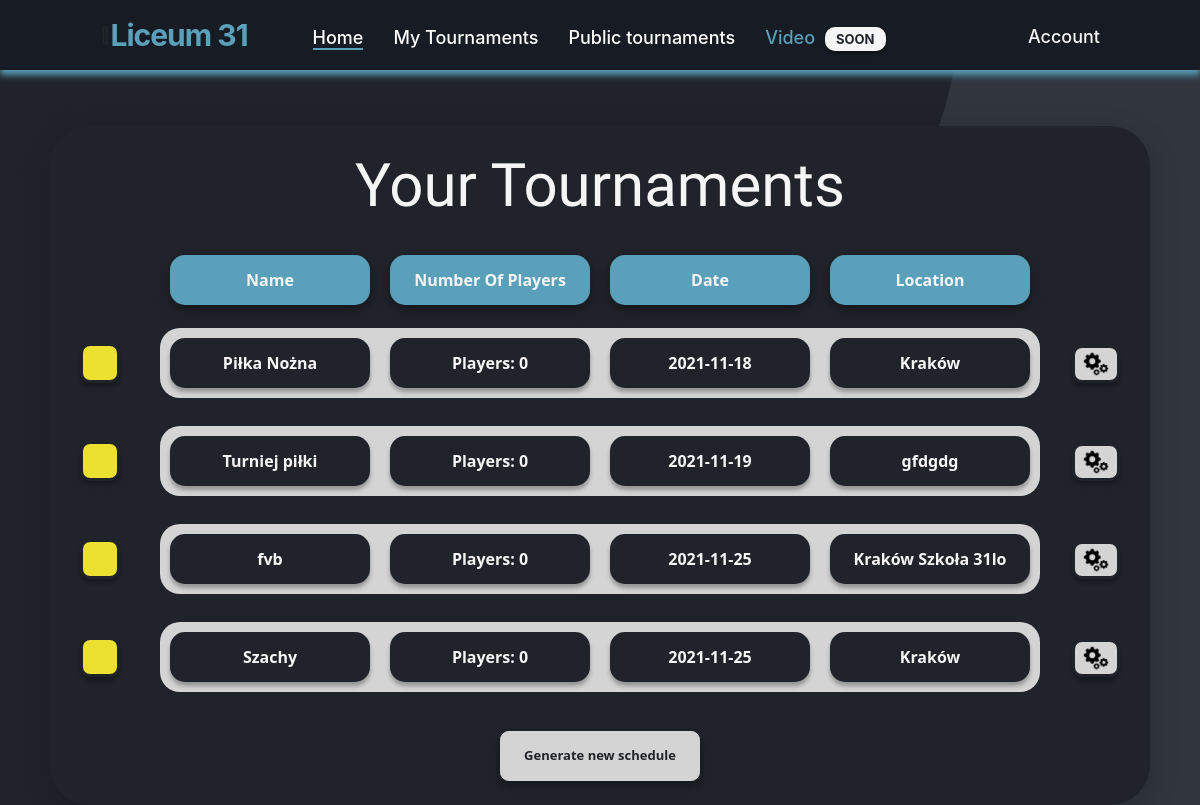
The page /tournaments (signed in) on the database as committed earlier.
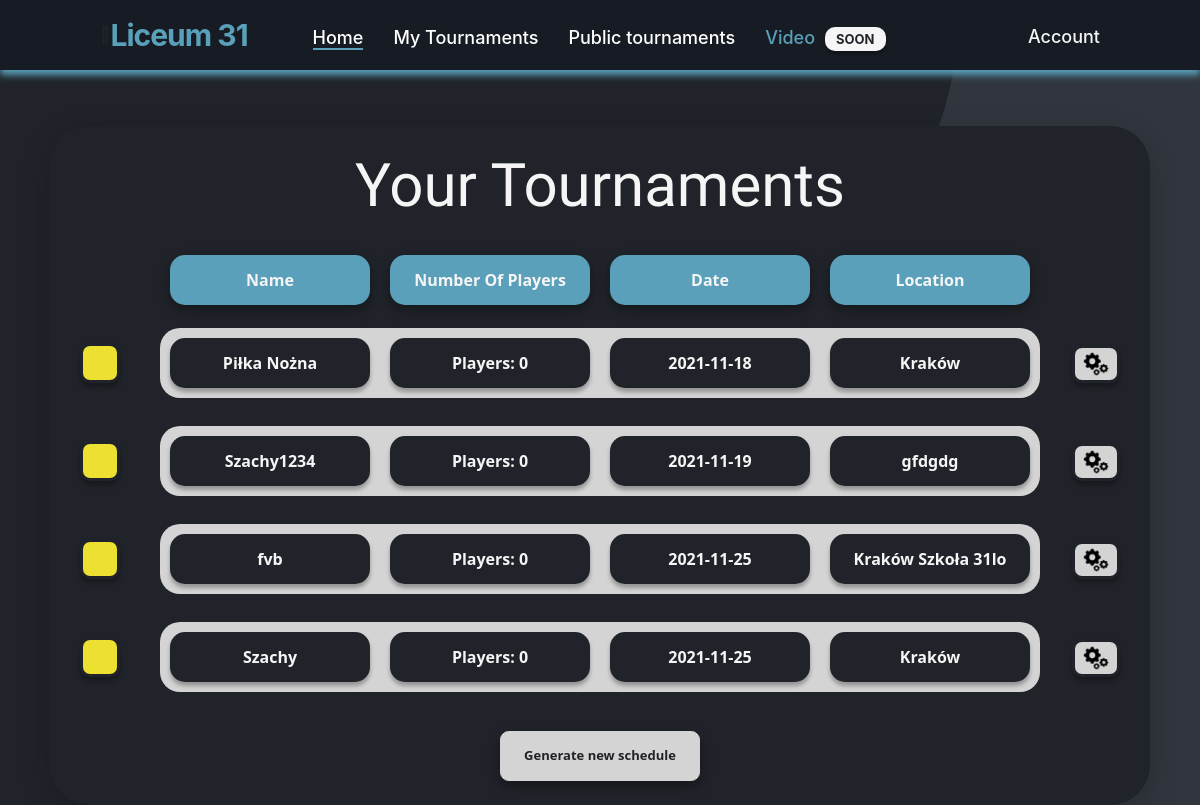
The same page on the database as committed later.
### website/models.py (models this page shows)
class Tournament(db.Model):
    id = db.Column(db.Integer,primary_key=True)
    user_id = db.Column(db.Integer,db.ForeignKey('user.id'))
    name = db.Column(db.String(150))
    date = db.Column(db.Date)
    location = db.Column(db.String(150))
    discipline = db.Column(db.String(150))
    type = db.Column(db.String(150))
    status = db.Column(db.String(150), default="upcoming")
    is_public = db.Column(db.Boolean(),default=False)
    current_round_number = db.Column(db.Integer(),default=0)
    max_rounds = db.Column(db.Integer())
    edited_dual_id = db.Column(db.Integer())
    rounds = db.relationship('Round')
    duals = db.relationship('Dual')
    opponents = db.relationship('Opponent')
    standings = db.relationship('Standing')

### website/views.py (the view)
@views.route('/tournaments', methods=['GET', 'POST'])
def tournaments():
    if current_user.is_authenticated:
        return render_template("tournaments.html", user=current_user)
    else:
        return render_template("login.html", user=current_user)

### website/__init__.py (called while the page is built)
def create_app():
    app = Flask(__name__)
    app.config['SECRET_KEY'] = 'kjabwdlajbal'
    app.config['SQLALCHEMY_DATABASE_URI'] = f'sqlite:///{DB_NAME}'
    app.config['SQLALCHEMY_TRACK_MODIFICATIONS'] = False
    db.init_app(app)  # inicjowanie bazy danych dla aplikacji
    from .views import views
    from .auth import auth
    app.register_blueprint(views, url_prefix='/')
    app.register_blueprint(auth, url_prefix='/')
    from .models import User
    create_datebase(app)
    login_manager = LoginManager()
    login_manager.login_view = 'auth.login'
    login_manager.init_app(app)
    @login_manager.user_loader
    def load_user(id):
        return User.query.get(int(id))
    return app

### website/templates/tournaments.html (shortened to what this page needs)
{% extends "base.html" %} {% block title %}Your Tournaments{% endblock %} {% block content %}
<section class="tournaments_box_container container_tournaments">
    <br />
    <h3 align="center">Your Tournaments</h3>
    {% if user.tournaments|length > 0 %}
    <table style="margin: auto">
        <tbody style="display: flex; margin-top: 15px">
            <tr class="btn-danger_nav_list_group_tournaments">
                <div align="center ">
                    <td>Name</td>
                </div>
            </tr>
            <tr class="btn-danger_nav_list_group_tournaments">
                <div align="center ">
                    <td>Number Of Players</td>
                </div>
            </tr>
            <tr class="btn-danger_nav_list_group_tournaments">
                <div align="center ">
                    <td>Date</td>
                </div>
            </tr>
            <tr class="btn-danger_nav_list_group_tournaments">
                <div align="center ">
                    <td>Location</td>
                </div>
            </tr>
        </tbody>
        {% for tournament in user.tournaments %}
        <table style="margin: auto">
            <tbody class="btn_tournaments_list" onClick="showTournament({{tournament.id}}) " style="display: flex; margin-bottom: 15px">
                <button title="Tournament Settings" style="float: right; margin-top: 30px; margin-bottom: -55px;" id="myBtnSettings-{{loop.index}}" class="icon_settings">
          <img src="../static/pngegg.png" width="30" height="30" />
        </button>  {% if tournament.status == "upcoming" %}<button style="margin-left: 30px; margin-right: -70px;" class="btn_activity up-comming">
        </button>{% endif %}
                <tr class="btn-danger_nav_list_group_tournaments_name" align="center ">
                    <td>{{tournament.name}}</td>
                </tr>
                <tr class="btn-danger_nav_list_group_tournaments_name" align="center ">
                    <td>Players: {{tournament.opponents|length}}</td>
                </tr>
                <tr class="btn-danger_nav_list_group_tournaments_name" align="center ">
                    <td>{{tournament.date}}</td>
                </tr>
                <tr class="btn-danger_nav_list_group_tournaments_name" align="center ">
                    <td>{{tournament.location}}</td>
                </tr>
            </tbody>
        </table>
        {% endfor %}
        <br />
    </table>
    {% else %}
    <h5 style="color: white;" align="center">Eventually your have no active tournaments.</h5>
    {% endif %}
    <div align="center ">
        <a href="/new-tournament ">
            <button id="btn" type="button " class="btn-danger_nav_tournaments">
        Generate new schedule
      </button>
        </a>
    </div>
    <br />
</section>
{% endblock %}

Rows that differ between the two databases and show on the page:
changed Tournament "gfdgdg": name "Turniej piłki" → "Szachy1234"
